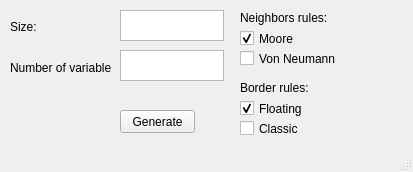
<?xml version="1.0" encoding="UTF-8"?>
<ui version="4.0">
 <class>Generate</class>
 <widget class="QMainWindow" name="Generate">
  <property name="geometry">
   <rect>
    <x>0</x>
    <y>0</y>
    <width>413</width>
    <height>172</height>
   </rect>
  </property>
  <property name="windowTitle">
   <string>Generate</string>
  </property>
  <widget class="QWidget" name="centralwidget">
   <widget class="QLabel" name="SizeLabel">
    <property name="geometry">
     <rect>
      <x>10</x>
      <y>20</y>
      <width>47</width>
      <height>13</height>
     </rect>
    </property>
    <property name="text">
     <string>Size:</string>
    </property>
   </widget>
   <widget class="QLabel" name="VariableLabel">
    <property name="geometry">
     <rect>
      <x>10</x>
      <y>60</y>
      <width>101</width>
      <height>16</height>
     </rect>
    </property>
    <property name="text">
     <string>Number of variables:</string>
    </property>
   </widget>
   <widget class="QCheckBox" name="MooreBox">
    <property name="geometry">
     <rect>
      <x>240</x>
      <y>30</y>
      <width>70</width>
      <height>17</height>
     </rect>
    </property>
    <property name="text">
     <string>Moore</string>
    </property>
    <property name="checked">
     <bool>true</bool>
    </property>
   </widget>
   <widget class="QCheckBox" name="FloatBox">
    <property name="geometry">
     <rect>
      <x>240</x>
      <y>100</y>
      <width>70</width>
      <height>17</height>
     </rect>
    </property>
    <property name="text">
     <string>Floating</string>
    </property>
    <property name="checked">
     <bool>true</bool>
    </property>
   </widget>
   <widget class="QPushButton" name="GenerateButton">
    <property name="geometry">
     <rect>
      <x>120</x>
      <y>110</y>
      <width>75</width>
      <height>23</height>
     </rect>
    </property>
    <property name="text">
     <string>Generate</string>
    </property>
   </widget>
   <widget class="QTextEdit" name="SizeText">
    <property name="geometry">
     <rect>
      <x>120</x>
      <y>10</y>
      <width>104</width>
      <height>31</height>
     </rect>
    </property>
   </widget>
   <widget class="QTextEdit" name="VariableText">
    <property name="geometry">
     <rect>
      <x>120</x>
      <y>50</y>
      <width>104</width>
      <height>31</height>
     </rect>
    </property>
   </widget>
   <widget class="QLabel" name="label">
    <property name="geometry">
     <rect>
      <x>240</x>
      <y>10</y>
      <width>101</width>
      <height>16</height>
     </rect>
    </property>
    <property name="text">
     <string>Neighbors rules:</string>
    </property>
   </widget>
   <widget class="QCheckBox" name="VonBox">
    <property name="geometry">
     <rect>
      <x>240</x>
      <y>50</y>
      <width>121</width>
      <height>17</height>
     </rect>
    </property>
    <property name="text">
     <string>Von Neumann</string>
    </property>
   </widget>
   <widget class="QLabel" name="label_2">
    <property name="geometry">
     <rect>
      <x>240</x>
      <y>80</y>
      <width>111</width>
      <height>16</height>
     </rect>
    </property>
    <property name="text">
     <string>Border rules:</string>
    </property>
   </widget>
   <widget class="QCheckBox" name="ClassicBox">
    <property name="geometry">
     <rect>
      <x>240</x>
      <y>120</y>
      <width>70</width>
      <height>17</height>
     </rect>
    </property>
    <property name="text">
     <string>Classic</string>
    </property>
   </widget>
  </widget>
  <widget class="QStatusBar" name="statusbar"/>
 </widget>
 <resources/>
 <connections/>
</ui>
